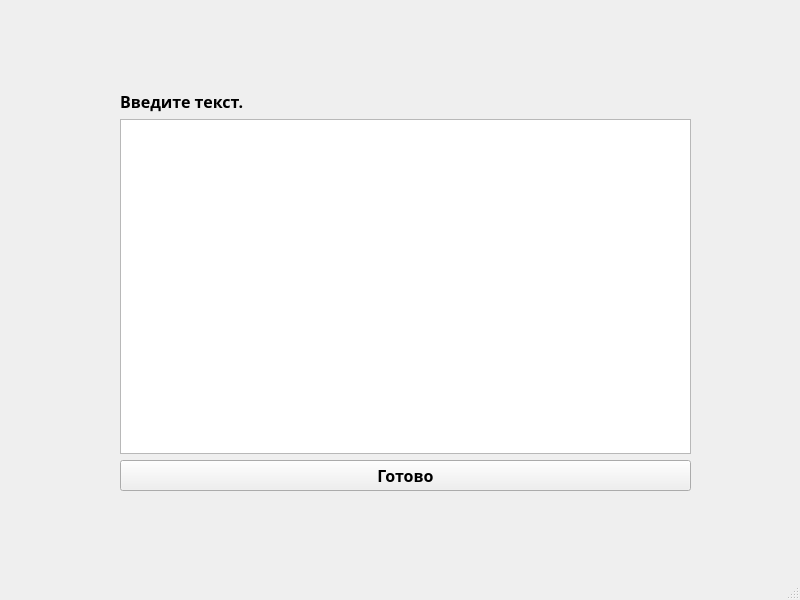
<?xml version="1.0" encoding="UTF-8"?>
<ui version="4.0">
 <class>MainWindow</class>
 <widget class="QMainWindow" name="MainWindow">
  <property name="geometry">
   <rect>
    <x>0</x>
    <y>0</y>
    <width>800</width>
    <height>600</height>
   </rect>
  </property>
  <property name="windowTitle">
   <string>MainWindow</string>
  </property>
  <widget class="QWidget" name="centralwidget">
   <widget class="QWidget" name="verticalLayoutWidget">
    <property name="geometry">
     <rect>
      <x>120</x>
      <y>90</y>
      <width>571</width>
      <height>401</height>
     </rect>
    </property>
    <layout class="QVBoxLayout" name="verticalLayout">
     <item>
      <widget class="QLabel" name="label">
       <property name="font">
        <font>
         <family>Arial Black</family>
         <pointsize>12</pointsize>
         <bold>true</bold>
        </font>
       </property>
       <property name="text">
        <string>Введите текст.</string>
       </property>
      </widget>
     </item>
     <item>
      <widget class="QTextEdit" name="textEdit">
       <property name="font">
        <font>
         <pointsize>11</pointsize>
        </font>
       </property>
      </widget>
     </item>
     <item>
      <widget class="QPushButton" name="pushButton">
       <property name="font">
        <font>
         <family>Arial Black</family>
         <pointsize>12</pointsize>
         <bold>true</bold>
        </font>
       </property>
       <property name="text">
        <string>Готово</string>
       </property>
      </widget>
     </item>
    </layout>
   </widget>
  </widget>
  <widget class="QMenuBar" name="menubar">
   <property name="geometry">
    <rect>
     <x>0</x>
     <y>0</y>
     <width>800</width>
     <height>25</height>
    </rect>
   </property>
  </widget>
  <widget class="QStatusBar" name="statusbar"/>
 </widget>
 <resources/>
 <connections/>
</ui>
